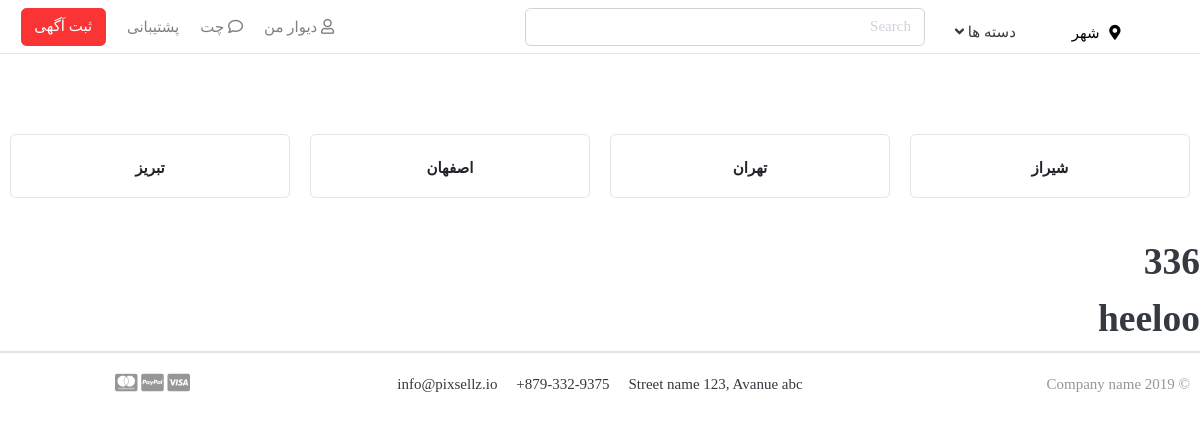
The page / on the database its author committed.
### core/models.py (models this page shows, shortened)
class City(models.Model):
    name=models.CharField(max_length=200)
    objects=CityManager()

### core/views.py (the view, shortened to what this page needs)
# urls.py: path("",views.CityView.as_view(),name="index"),
class CityView(View):
    def get(self,request,*args,**kwargs):
        all_citites=City.objects.all()
        if self.request.session.get("city_name2",None):
            del self.request.session["city_name2"]
        contex={
            'cities':all_citites
        }
        return render(request,"main/index.html",contex)

### core/context_processor.py (called while the page is built, shortened)
def categories(request):
    aaa=request.session.get("city_name2",1)
    ci=City.objects.get(id=int(aaa))
    coms=Commerical.objects.filter(
        parent=None
    )
    cits=City.objects.all().values_list("name")
    comps=[''.join(i) for i in cits]
    city_choosen=request.path.replace("/","")
    flag=False
    if city_choosen in comps:
        flag=True
    return {
        'cats2':coms,
       "flag":flag
    }

def allCities(request):
    p=request.session.get("bb")
    items=request.session.get("min")
    city_to_show=''
    count=0
    c=None
    sm=None
    just_one_city=None
    second_one_city=None
    show_result=None
    if count:
        show_result=count
    else:
        show_result=city_to_show
    alls=City.objects.all()
    x=[]
    for i in alls:
        x.append({
            "name":i.name,
            "minis":[{"name":j.name,"id":j.id} for j in i.smallcity_set.all()],
            "cityId":i.id
        })
    return {
        'all_city':json.dumps(x),
        'cities':alls,
        'show_result':show_result,
        'city_to_send':c,
        'mini_city_to_send':sm ,
        'just_one_city':just_one_city ,
        'second_one_city':second_one_city,
    }

### core/managers.py (called while the page is built)
    def get_queryset(self) :
        return super().get_queryset().prefetch_related("commerical_set").all()

### core/models.py (called while the page is built)
    @property
    def children(self):
        return Commerical.objects.all().filter(
            parent=self
        )

### templates/main/index.html (shortened to what this page needs)
{% extends 'main/base.html' %}
{% block content %}
{% load static %}
{% load mathfilters %}
<section class="section-intro padding-y-sm">
</section>
<section class="section-name padding-y-sm">
	<div class="container">
			<div class="row">
				{% for city in cities %}
					<div class="col-md-3">
						<div class="card card-product-grid text-center">
							<figcaption class="info-wrap">
								<a href="{% url 'city' city.name %}">
									<div class="price mt-1">
										{{city.name}}
									</div>
								</a>
							</figcaption>
						</div>
					</div>
				{% endfor %}
			</div>
	</div>
</section>
{% with answer=42 new=8 %}
						<h1> {{ answer|mul:new }}</h1>
						{% if answer|mul:new > 10 %}
							<h1>heeloo</h1>
						{% endif %}
{% endwith %}
{% endblock content %}

### static/css/ui.css (style rules this page uses)
html { font-family: "Inter", sans-serif; font-size: 15px; }
.padding-y-sm { padding-top: 20px; padding-bottom: 20px; }
.card-product-grid { margin-bottom: 20px; }
.card-product-grid .info-wrap { overflow: hidden; padding: 18px 20px; }
.price { font-weight: 600; color: #212529; }

### static/css/rtl.css (style rules this page uses)
body { direction: rtl !important; text-align: right !important; font-family: Sahel !important; }

### templates/main/base.html (style rules this page uses)
body { font-family: ; }

### rows shown on the page
City: name "شیراز"
City: name "تهران"
City: name "اصفهان"
City: name "تبریز"

### other values the page prints
{{ answer|mul:new }} "336"
